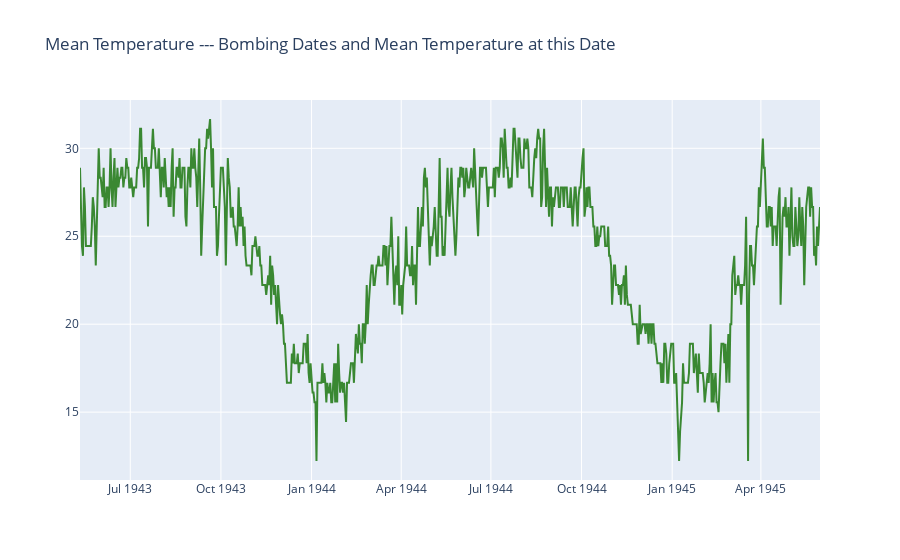

This figure's notebook cell:
### Code cell
liste = []
aa = []
for each in aerial_war["Mission Date"]:
    dummy = weather_bin[weather_bin.Date == each]
    liste.append(dummy["MeanTemp"].values)
aerial_war["dene"] = liste
for each in aerial_war.dene.values:
    aa.append(each[0])

# Create a trace
trace = go.Scatter(
    x = weather_bin.Date,
    mode = "lines",
    y = weather_bin.MeanTemp,
    marker = dict(color = 'rgba(16, 112, 2, 0.8)'),
    name = "Mean Temperature"
)
trace1 = go.Scatter(
    x = aerial_war["Mission Date"],
    mode = "markers",
    y = aa,
    marker = dict(color = 'rgba(16, 0, 200, 1)'),
    name = "Bombing temperature"
)
layout = dict(title = 'Mean Temperature --- Bombing Dates and Mean Temperature at this Date')
data = [trace,trace1]

fig = dict(data = data, layout = layout)
iplot(fig)

### Figure 1 — Plotly figure (JSON) as saved in the notebook; plotly's stock layout.template omitted (floating-point values rounded to 4 significant figures; data arrays with more than 128 entries replaced by an {"elided": "..."} marker saying what was removed)
{"data": [{"marker": {"color": "rgba(16, 112, 2, 0.8)"}, "mode": "lines", "name": "Mean Temperature", "type": "scatter", "x": {"elided": "751 str values"}, "y": {"elided": "751 float values"}}, {"marker": {"color": "rgba(16, 0, 200, 1)"}, "mode": "markers", "name": "Bombing temperature", "type": "scatter", "x": [], "y": []}], "layout": {"title": {"text": "Mean Temperature --- Bombing Dates and Mean Temperature at this Date"}}}
